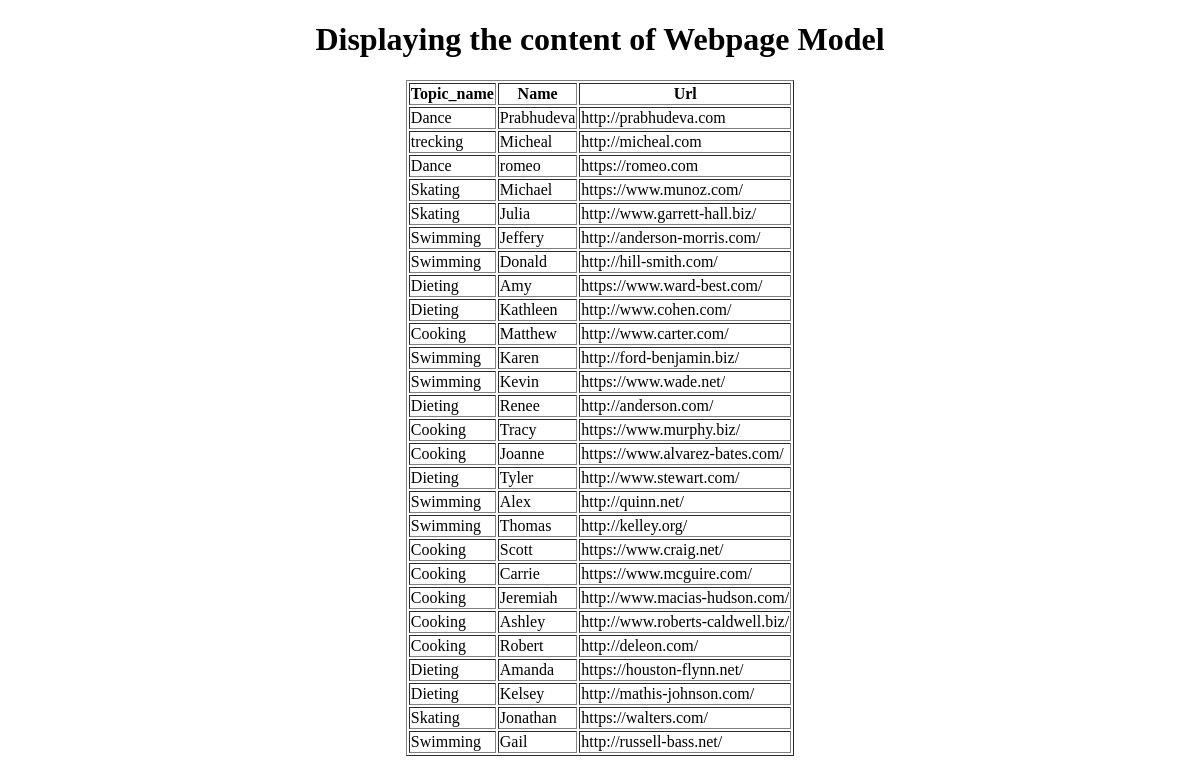
Page /display_webpage/ on the earlier database version.
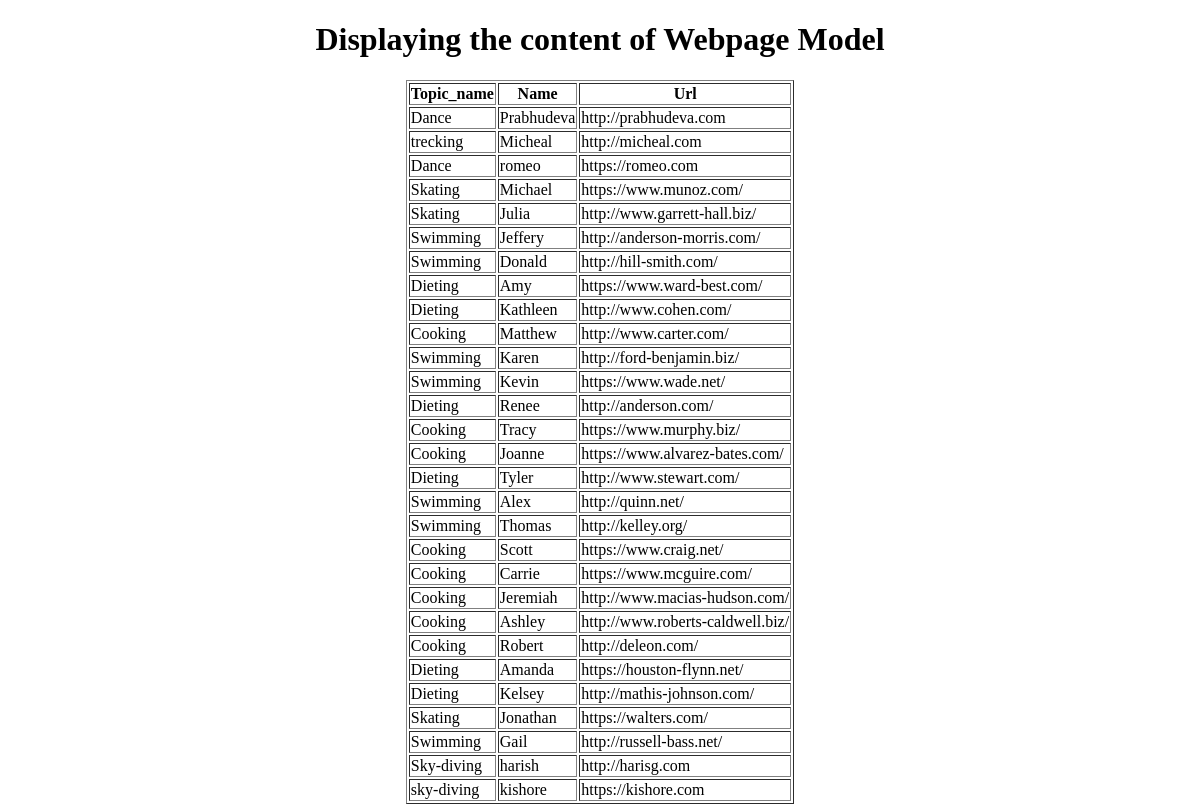
Same page on the later database version.
### app/models.py (models this page shows, shortened)
class Webpage(models.Model):
    topic_name=models.ForeignKey(Topic,on_delete=models.CASCADE)
    name=models.CharField(max_length=50,unique=False)
    url=models.URLField(max_length=50,unique=True)

class Topic(models.Model):
    topic_name=models.CharField(max_length=50,primary_key=True)
    def __str__(self):
        return self.topic_name

### app/views.py (the view)
# urls.py: path('display_webpage/',views.display_webpage,name='display_webpage'),
def display_webpage(request):
    webpages=Webpage.objects.all()
    return render(request,'display_webpage.html',context={'webpages':webpages})

### templates/display_webpage.html (shortened to what this page needs)
<!DOCTYPE html>
<html lang="en">
<head>
</head>
<body>
    <center>
        <h1>Displaying the content of Webpage Model</h1>
        <table border="1px">
            <tr><th>Topic_name</th>
                <th>Name</th>
                <th>Url</th>
            </tr>
            {% for webpage in webpages %}
                <tr><td>{{webpage.topic_name}}</td>
                    <td>{{webpage.name}}</td>
                    <td>{{webpage.url}}</td></tr>
            {% endfor %}
        </table>
    </center>
</body>
</html>

Differences in the rows shown:
added Webpage: topic_name "Sky-diving", name "harish", url "http://harisg.com"
added Webpage: topic_name "sky-diving", name "kishore", url "https://kishore.com"
